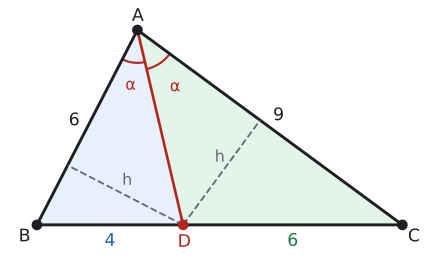

Python code for this plot:
import sys; sys.path.insert(0, "tools")
from cizim import *

def uz(P, Q): return round(float(np.linalg.norm(np.asarray(P) - np.asarray(Q))), 3)
def ucgen(a, b, c):
    """|BC|=a, |CA|=b, |AB|=c. B orijinde, C x ekseninde."""
    x = (c**2 - b**2 + a**2) / (2 * a)
    return np.array([x, np.sqrt(c**2 - x**2)]), np.array([0.0, 0.0]), np.array([float(a), 0.0])
def kenar(ax, P, Q, metin, G, d=0.45, renk=YAZI, fs=13):
    P, Q = np.asarray(P, float), np.asarray(Q, float); M = (P + Q) / 2
    u = (Q - P) / np.linalg.norm(Q - P); v = np.array([-u[1], u[0]])
    if np.dot(v, M - np.asarray(G)) < 0: v = -v
    ax.text(*(M + d * v), metin, ha="center", va="center", color=renk, fontsize=fs)
def dik_ayak(P, Q, R):
    """R noktasından PQ doğrusuna inen dikmenin ayağı."""
    u = (Q - P) / np.linalg.norm(Q - P); return P + np.dot(R - P, u) * u

# |AB|=6, |AC|=9, |BC|=10. [AD] iç açıortay: |BD|=4, |DC|=6.
A, B, C = ucgen(10, 9, 6)
D = B + (C - B) * 6 / 15
H1, H2 = dik_ayak(A, B, D), dik_ayak(A, C, D)
print("AB", uz(A, B), "AC", uz(A, C), "BD", uz(B, D), "DC", uz(D, C), "h1", uz(D, H1), "h2", uz(D, H2))
G = (A + B + C) / 3

fig, ax = sekil(5.6, 3.6)
ax.set_aspect("equal"); ax.axis("off")
ax.add_patch(plt.Polygon([A, B, D], color=MAVI_ACIK, lw=0))
ax.add_patch(plt.Polygon([A, D, C], color=YESIL_ACIK, lw=0))
ax.plot(*zip(A, B, C, A), color=YAZI)
ax.plot(*zip(A, D), color=KIRMIZI, lw=2)
ax.plot(*zip(D, H1), color=SOLUK, lw=1.4, ls="--"); ax.plot(*zip(D, H2), color=SOLUK, lw=1.4, ls="--")
aci(ax, A, B, D, r=0.9, ad="α", renk=KIRMIZI); aci(ax, A, D, C, r=1.1, ad="α", renk=KIRMIZI)
nokta(ax, *A, "A", dx=-0.15, dy=0.25); nokta(ax, *B, "B", dx=-0.5, dy=-0.45); nokta(ax, *C, "C", dx=0.15, dy=-0.45)
nokta(ax, *D, "D", dx=-0.15, dy=-0.6, renk=KIRMIZI)
kenar(ax, A, B, "6", G, d=0.4); kenar(ax, A, C, "9", G, d=0.4)
kenar(ax, B, D, "4", G, d=0.45, renk=MAVI); kenar(ax, D, C, "6", G, d=0.45, renk=YESIL)
ax.text(*((D + H1) / 2 + np.array([0.05, 0.28])), "h", color=SOLUK, fontsize=12, ha="center")
ax.text(*((D + H2) / 2 + np.array([-0.05, 0.3])), "h", color=SOLUK, fontsize=12, ha="center")
ax.set_xlim(-0.8, 10.6); ax.set_ylim(-0.9, A[1] + 0.6)
kaydet(fig, __file__)
